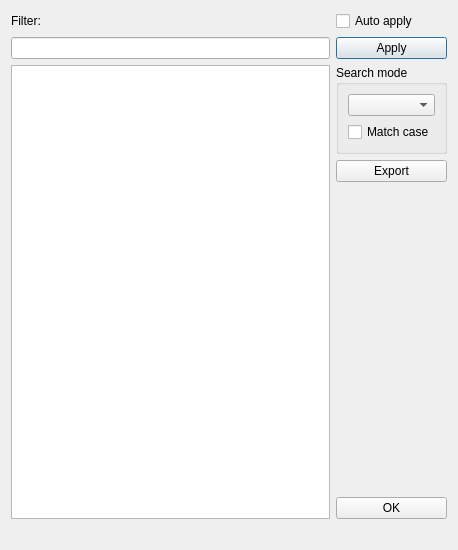
<?xml version="1.0" encoding="UTF-8"?>
<ui version="4.0">
 <class>DictHeadwords</class>
 <widget class="QDialog" name="DictHeadwords">
  <property name="geometry">
   <rect>
    <x>0</x>
    <y>0</y>
    <width>458</width>
    <height>550</height>
   </rect>
  </property>
  <property name="windowTitle">
   <string notr="true"/>
  </property>
  <layout class="QVBoxLayout" name="verticalLayout_3">
   <item>
    <layout class="QGridLayout" name="gridLayout">
     <item row="3" column="0">
      <widget class="QListView" name="headersListView"/>
     </item>
     <item row="3" column="1">
      <layout class="QVBoxLayout" name="verticalLayout_2">
       <item>
        <widget class="QGroupBox" name="groupBox">
         <property name="title">
          <string>Search mode</string>
         </property>
         <layout class="QVBoxLayout" name="verticalLayout">
          <item>
           <widget class="QComboBox" name="searchModeCombo">
            <property name="toolTip">
             <string>This element determines how filter string will be interpreted</string>
            </property>
           </widget>
          </item>
          <item>
           <widget class="QCheckBox" name="matchCase">
            <property name="toolTip">
             <string>If checked on the symbols case will be take in account when filtering</string>
            </property>
            <property name="text">
             <string>Match case</string>
            </property>
           </widget>
          </item>
         </layout>
        </widget>
       </item>
       <item>
        <widget class="QPushButton" name="exportButton">
         <property name="toolTip">
          <string>Exports headwords to file</string>
         </property>
         <property name="text">
          <string>Export</string>
         </property>
         <property name="autoDefault">
          <bool>false</bool>
         </property>
        </widget>
       </item>
       <item>
        <spacer name="verticalSpacer">
         <property name="orientation">
          <enum>Qt::Vertical</enum>
         </property>
         <property name="sizeHint" stdset="0">
          <size>
           <width>20</width>
           <height>40</height>
          </size>
         </property>
        </spacer>
       </item>
       <item>
        <widget class="QPushButton" name="OKButton">
         <property name="text">
          <string>OK</string>
         </property>
         <property name="autoDefault">
          <bool>false</bool>
         </property>
        </widget>
       </item>
      </layout>
     </item>
     <item row="2" column="1">
      <widget class="QPushButton" name="applyButton">
       <property name="toolTip">
        <string>Press this button to apply filter to headwords list</string>
       </property>
       <property name="text">
        <string>Apply</string>
       </property>
       <property name="autoDefault">
        <bool>false</bool>
       </property>
       <property name="default">
        <bool>true</bool>
       </property>
      </widget>
     </item>
     <item row="1" column="1">
      <widget class="QCheckBox" name="autoApply">
       <property name="toolTip">
        <string>If checked any filter changes will we immediately applied to headwords list</string>
       </property>
       <property name="text">
        <string>Auto apply</string>
       </property>
      </widget>
     </item>
     <item row="1" column="0">
      <widget class="QLabel" name="label">
       <property name="text">
        <string>Filter:</string>
       </property>
      </widget>
     </item>
     <item row="2" column="0">
      <widget class="QLineEdit" name="filterLine">
       <property name="toolTip">
        <string>Filter string (fixed string, wildcards or regular expression)</string>
       </property>
      </widget>
     </item>
    </layout>
   </item>
   <item>
    <widget class="QLabel" name="headersNumber">
     <property name="text">
      <string/>
     </property>
    </widget>
   </item>
  </layout>
 </widget>
 <resources/>
 <connections/>
</ui>
